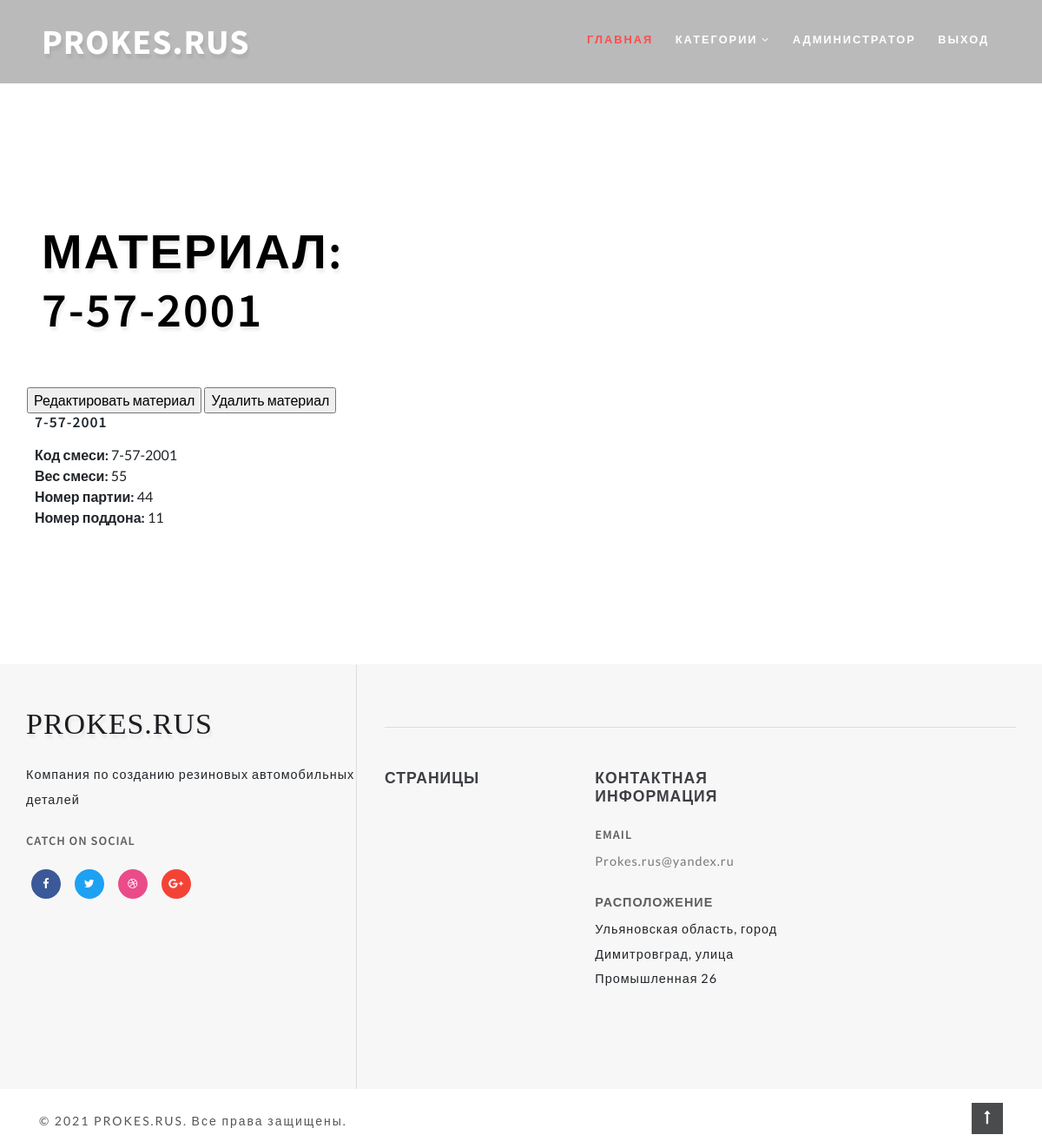
Screenshot of /material_list/1/ (signed in) with the database file from the repository.
### prokes/models.py (models this page shows, shortened)
class Materials(models.Model):
    code = models.CharField('Код смеси', max_length=120)
    weight = models.IntegerField('Вес смеси')
    batch_number = models.IntegerField('Номер партии')
    pallet_number = models.IntegerField('Номер поддона')
    class Meta:
        verbose_name = 'Материал'
        verbose_name_plural = 'Материалы'

### prokes/views.py (the view)
# urls.py: path('material_list/<int:pk>/', views.MaterialDetailView, name="material_detail"),
def MaterialDetailView(request, pk):
    material = Materials.objects.get(id=pk)
    context = {"material": material}
    return render(request, "materials/material_detail.html", context)

### templates/materials/material_detail.html (shortened to what this page needs)
{% extends 'materials/base.html' %}
{% block header_title %} Материал: {{ material.code }} {% endblock header_title %}
{% block material %}
    <div class="left-ads-display col-lg-8">
    <input type="button" onclick='location.href="update"' value="Редактировать материал">
            <input type="button" onclick='location.href="delete"' value="Удалить материал">
        <div class="row">
            <div class="desc1-right col-md-6 pl-lg-4" >
                <h3 class="editContent" style="outline: none; cursor: inherit; margin-bottom: 0px">{{ material.code }}</h3>
                <ul style="margin-top: 15px">
                    <li style="list-style: none">
                        <span><b>Код смеси: </b>{{ material.code }}</span>
                    </li>
                    <li style="list-style: none">
                        <span><b>Вес смеси: </b>{{ material.weight }}</span>
                    </li>
                    <li style="list-style: none">
                        <span><b>Номер партии: </b>{{ material.batch_number }}</span>
                    </li>
                    <li style="list-style: none">
                        <span><b>Номер поддона: </b>{{ material.pallet_number }}</span>
                    </li>
                </ul>
            </div>
        </div>
        <div class="row sub-para-w3layouts mt-5">
            <p>
            </p>
        </div>
    </div>
{% endblock material %}

### static/css/style.css (style rules this page uses)
html, body { margin: 0; font-size: 100%; background: #fff; font-family: 'Lato', sans-serif; scroll-behavior: smooth; }
input[type="button"], input[type="submit"], input[type="text"], input[type="email"], input[type="search"] { transition: 0.5s all; -webkit-transition: 0.5s all; -moz-transition: 0.5s all; -o-transition: 0.5s all; -ms-transition: 0.5s all; font-family: 'Source Sans Pro', sans-serif; }
h1, h2, h3, h4, h5, h6 { margin: 0; letter-spacing: 1px; font-weight: 600; font-family: 'Source Sans Pro', sans-serif; }
p { font-size: 0.9em; line-height: 2em; letter-spacing: 1px; }
ul { margin: 0; padding: 0; }
.desc1-right h3 { text-shadow: 0 1px 0 #ffffff; color: #1e272e; font-size: 1.1em; margin-bottom: 15px; }

### rows the page displays
Materials: code "7-57-2001", weight "55", batch_number "44", pallet_number "11"
